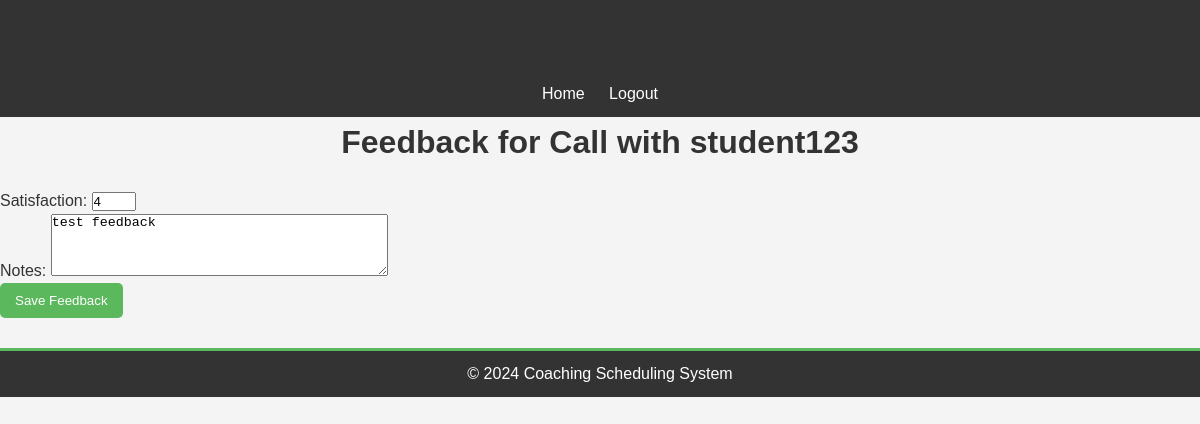
The page /add-feedback/3/ (signed in) on the database its author committed.
### scheduler/models.py (models this page shows, shortened)
class Slot(models.Model):
    coach = models.ForeignKey(User, on_delete=models.CASCADE, related_name='slots')
    start_time = models.DateTimeField()
    end_time = models.DateTimeField()
    student = models.ForeignKey(User, on_delete=models.SET_NULL, null=True, blank=True, related_name='booked_slots')
    satisfaction = models.IntegerField(null=True, blank=True)  # Satisfaction rating (1-5)
    notes = models.TextField(null=True, blank=True)  # Free-form notes for the call

### scheduler/views.py (the view)
# urls.py: path('add-feedback/<int:slot_id>/', views.add_feedback, name='add_feedback'),
@login_required
def add_feedback(request, slot_id):
    slot = get_object_or_404(Slot, id=slot_id, coach=request.user, end_time__lt=timezone.now())
    if request.method == 'POST':
        form = CallFeedbackForm(request.POST, instance=slot)
        if form.is_valid():
            form.save()
            return redirect('past_calls')
    else:
        form = CallFeedbackForm(instance=slot)
    return render(request, 'scheduler/add_feedback.html', {'form': form, 'slot': slot})

### scheduler/forms.py
class CallFeedbackForm(forms.ModelForm):
    class Meta:
        model = Slot
        fields = ['satisfaction', 'notes']
        widgets = {
            'satisfaction': forms.NumberInput(attrs={'min': 1, 'max': 5}),
            'notes': forms.Textarea(attrs={'rows': 4}),
        }

### scheduler/templates/scheduler/add_feedback.html (shortened to what this page needs)
<!DOCTYPE html>
<html>
<header>
    <h1>Coaching Scheduling System</h1>
    <a href="{% url 'home' %}">Home</a>
    {% if user.is_authenticated %}
        <a href="{% url 'logout' %}">Logout</a>
    {% else %}
        <a href="{% url 'login' %}">Login</a>
    {% endif %}
</header>
<head>
    <link rel="stylesheet" href="/static/css/styles.css">
</head>
<body>
    <h1>Feedback for Call with {{ slot.student.username }}</h1>
    <form method="POST">
        {{ form.as_p }}
        <button type="submit">Save Feedback</button>
    </form>
</body>
<footer>
    <p>&copy; 2024 Coaching Scheduling System</p>
</footer>
</html>

### static/css/styles.css (style rules this page uses)
* { margin: 0; padding: 0; box-sizing: border-box; }
body { font-family: Arial, sans-serif; background-color: #f4f4f4; color: #333; line-height: 1.6; margin: 0; padding: 0; }
h1, h2 { color: #333; text-align: center; margin-bottom: 20px; }
form { margin: 20px 0; }
button { background-color: #5cb85c; color: #fff; padding: 10px 15px; border: none; border-radius: 5px; cursor: pointer; }
a { color: #0275d8; text-decoration: none; }
header { background: #333; color: #fff; padding: 10px 0; text-align: center; }
header a { color: #fff; margin: 0 10px; text-decoration: none; }
footer { margin-top: 30px; padding: 10px; background: #333; color: #fff; text-align: center; border-top: 3px solid #5cb85c; }

### rows shown on the page
Slot: student.username "student123", satisfaction "4", notes "test feedback"
